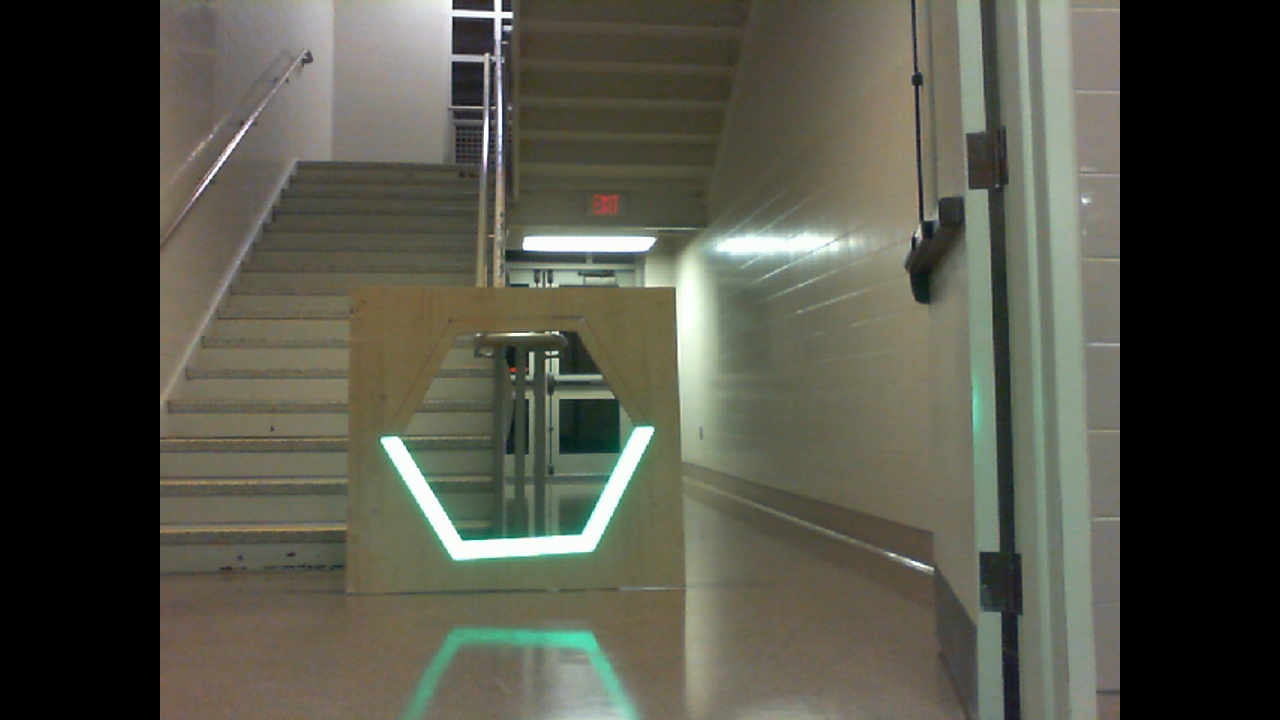
#> input picture local_frame.jpg, 1280 x 720 px
$ python -i hatchDetect.py   (imports and definitions only)
#> lines starting #> are read from the running program, lines starting #| are printed output that depends on the picture; after the words box and inside, x2 and y2 are one past the last pixel; in counts of white or black regions, pixels touching at a corner belong together
#> further down, picture is the input picture: shape (720, 1280, 3); mean B, G, R 70.4, 82.2, 81.8
import numpy as np
import cv2
import math

def isHatch(frame):
    #cap = frame
    #cv2.VideoCapture("http://10.0.1.112:1181/stream.mjpg")
    #cap = cv2.VideoCapture(0)
    #20, 120, 120
    #50, 255, 255
    lower_yellow = np.array([5, 110, 110])
    upper_yellow = np.array([100, 255, 255])
    lower_grey = np.array([80, 90, 90])
    upper_grey = np.array([120, 130, 130])

    #hatch = False
    #check, frame = cap.read()
    #hsv = cv2.cvtColor(frame, cv2.COLOR_BGR2HSV)
    blur = cv2.blur(frame,(8, 8))
    mask1 = cv2.inRange(blur, lower_yellow, upper_yellow)
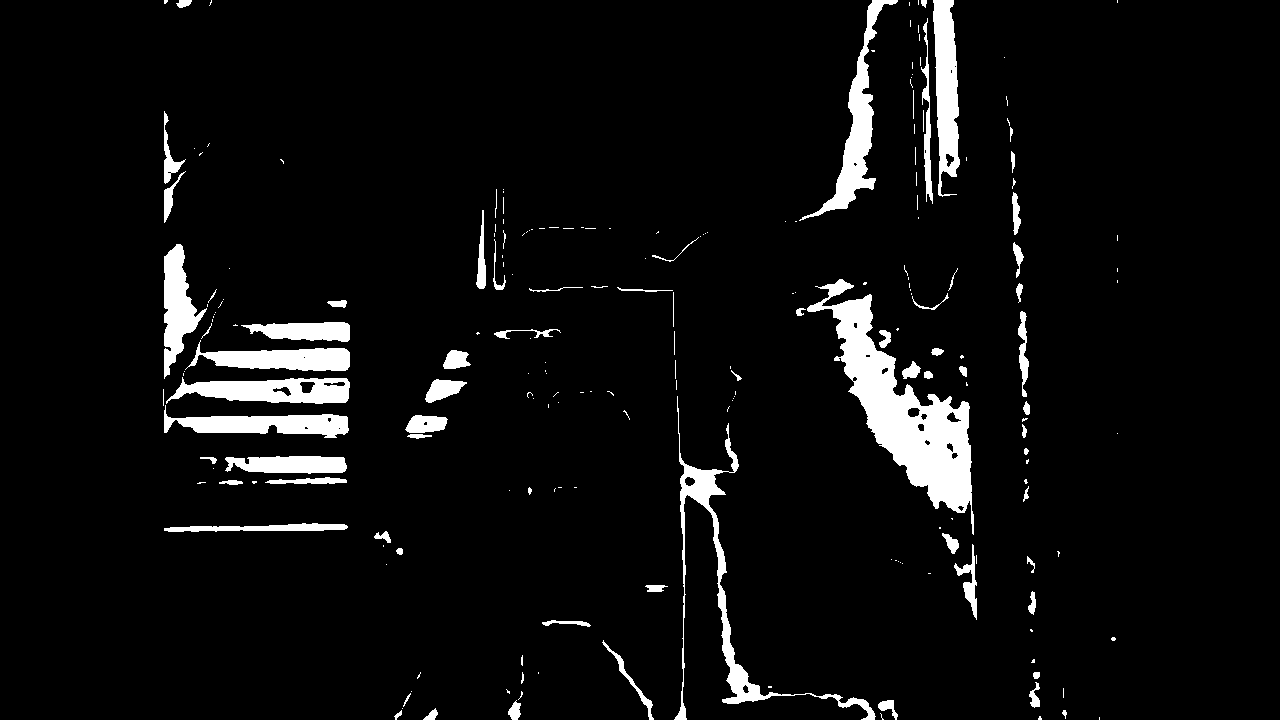
#> mask1: shape (720, 1280); 5.5% white; 219 white regions (142 under 20 px), largest, box (x1, y1, x2, y2) and area: (807, 279, 974, 535) 12594, (674, 396, 876, 720) 4452, (799, 0, 898, 221) 3903
    mask2 = cv2.inRange(blur, lower_grey, upper_grey)
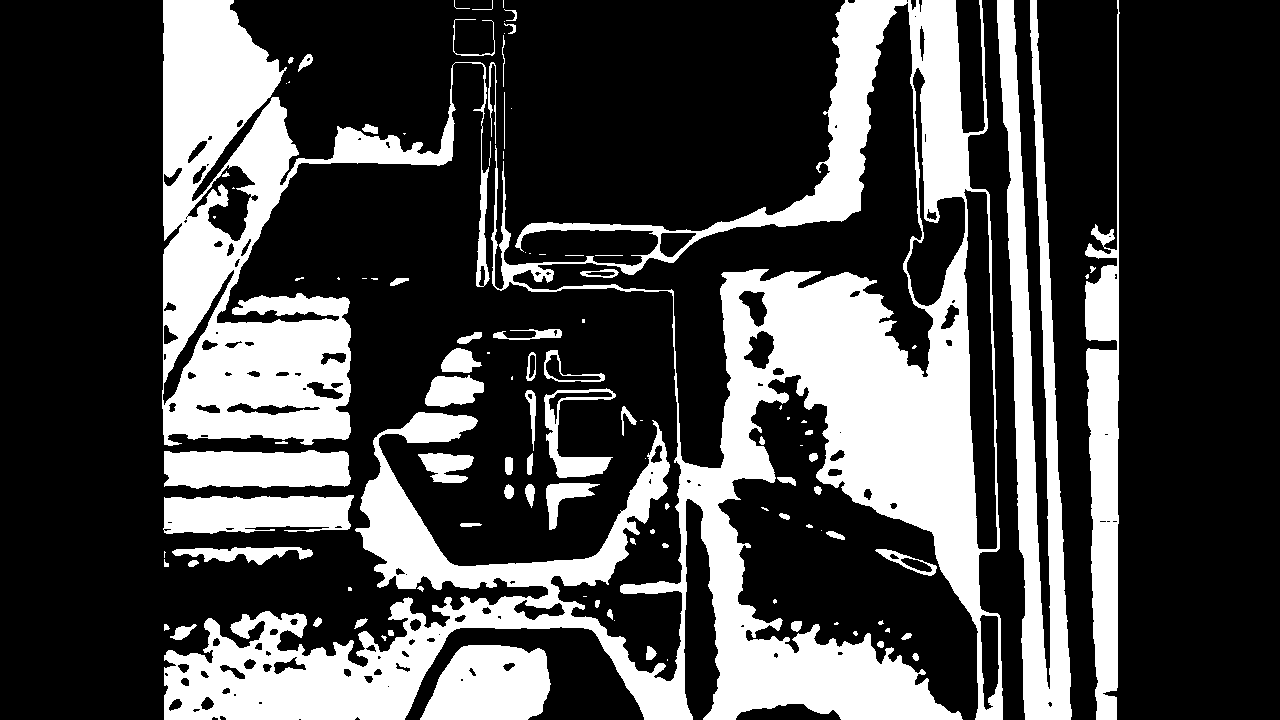
#> mask2: shape (720, 1280); 28.5% white; 112 white regions (42 under 20 px)
    mask = mask1 + mask2
    res = cv2.bitwise_and(frame, frame, mask = mask)
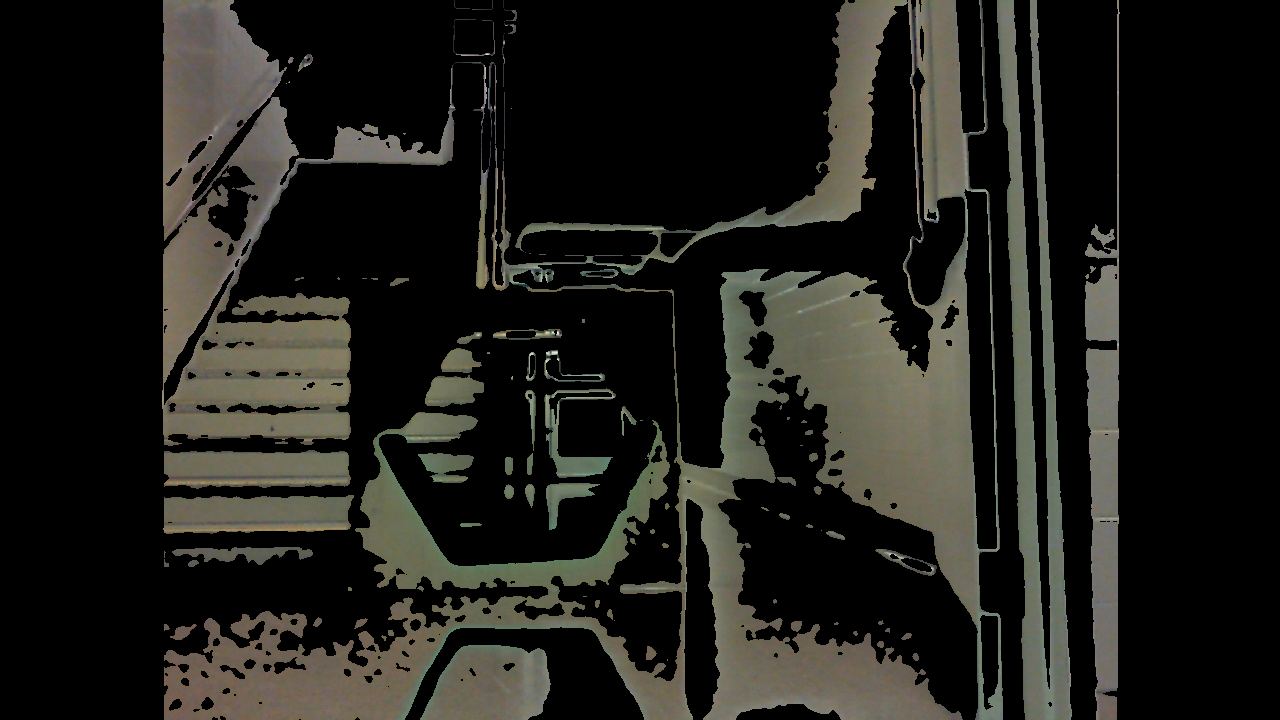
#> res: shape (720, 1280, 3); mean B, G, R 26.9, 31.5, 32
    #frcv2.imshow('hatch', res)
    #cv2.imshow('hatch detection', frame)
    (contours, a) = cv2.findContours(mask1, cv2.RETR_EXTERNAL,cv2.CHAIN_APPROX_NONE)
#> contours = 219 contours, 159 with area under 20; largest, box (x1, y1, x2, y2) and area: (807, 279, 974, 535) 12505, (674, 396, 876, 720) 3758, (799, 0, 898, 221) 3618, (933, 0, 960, 197) 3359, (166, 377, 350, 404) 3292; a = 219 rows, first 6: [1, -1, -1, -1], [2, 0, -1, -1], [3, 1, -1, -1], [4, 2, -1, -1], [5, 3, -1, -1], [6, 4, -1, -1]
    (contoursG, b) = cv2.findContours(mask2, cv2.RETR_EXTERNAL,cv2.CHAIN_APPROX_NONE)
#> contoursG = 107 contours, 56 with area under 20; largest, box (x1, y1, x2, y2) and area: (164, 0, 1003, 720) 191156, (162, 0, 490, 446) 57922, (997, 0, 1072, 720) 20142, (1085, 0, 1120, 720) 12206, (420, 645, 551, 720) 7674; b = 107 rows, first 6: [1, -1, -1, -1], [2, 0, -1, -1], [3, 1, -1, -1], [4, 2, -1, -1], [5, 3, -1, -1], [6, 4, -1, -1]
    image = frame
    ci = 0
    hatch = False
    for c in contours:
        #print('Found some contours')
        ci = ci + 1
        area = cv2.contourArea(c)
        rect = cv2.boundingRect(c)
        x,y,w,h = rect
        if area > 300:
            for c2 in contoursG:
                #print("found some gray contours")
                areaG = cv2.contourArea(c2)
                rectG = cv2.boundingRect(c2)
                xG, yG, wG, hG = rectG
                if areaG > 100:
                    if xG > x and x+w > xG+wG and yG > y and y+h > yG+hG:
                        hatch = True
                        return hatch
#> this loop made 219 passes
#> (area, x, y, w, h) on passes 5, 6, 8: (23.5, 394, 710, 8, 10), (74.5, 423, 708, 15, 12), (144.5, 878, 700, 20, 20)
#> after the loop, ci = 219
                        #cv2.imshow('hatch', res)
            #cv2.rectangle(frame,(x,y),(x+w,y+h),(0,255,0),1)

    return hatch

        # [9 lines of commented-out code are left out]


>>> import cv2
>>> picture = cv2.imread('local_frame.jpg')
>>> result = isHatch(picture)
#> result = False

$ run again, on pi_frame.jpg
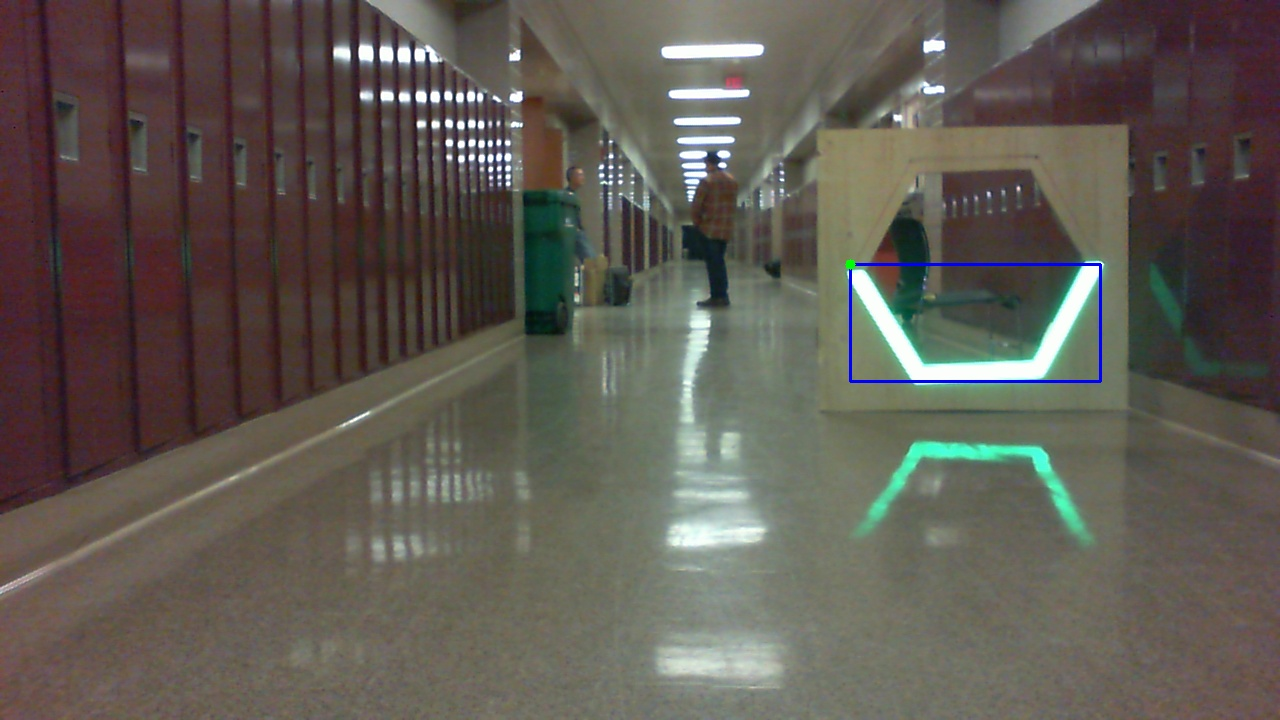
#> input picture pi_frame.jpg, 1280 x 720 px
#> picture is the input picture: shape (720, 1280, 3); mean B, G, R 82.4, 90.1, 95.6
#> in isHatch, `mask1 = cv2.inRange(blur, lower_yellow, upper_yellow)`:
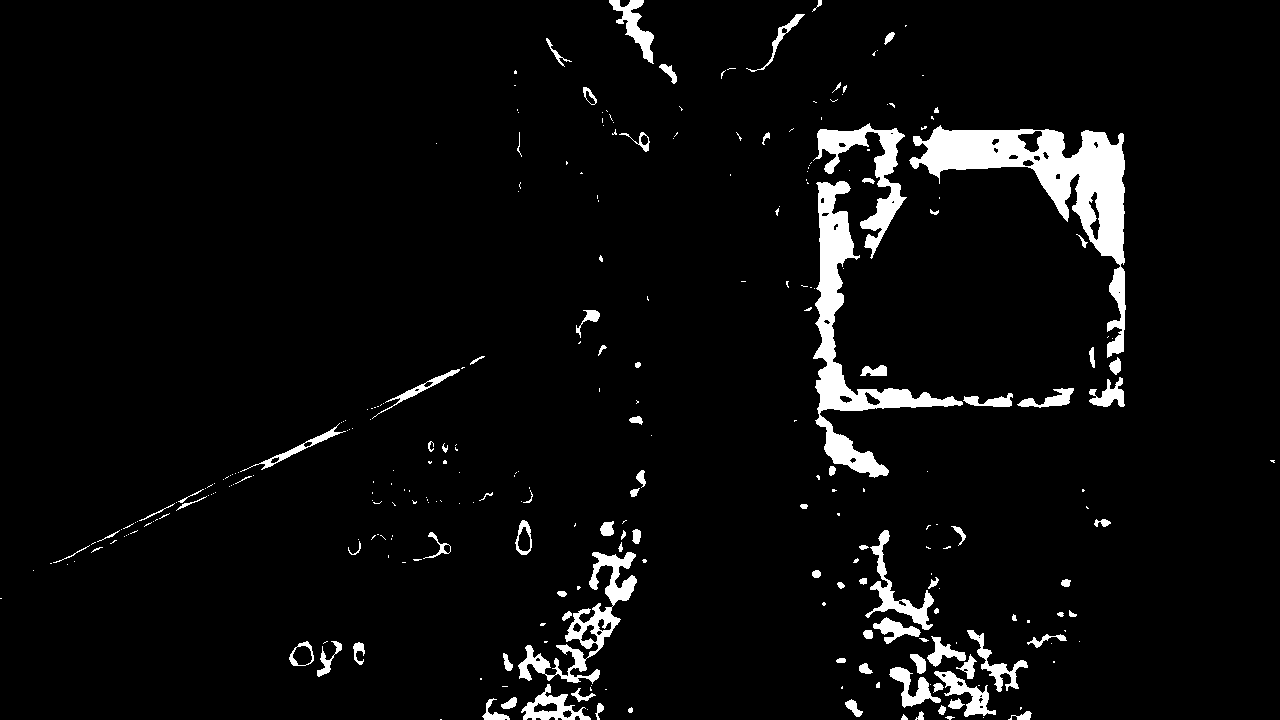
#> mask1: shape (720, 1280); 4.8% white; 294 white regions (195 under 20 px), largest, box (x1, y1, x2, y2) and area: (909, 125, 1126, 358) 12346, (813, 181, 963, 478) 8283, (518, 552, 637, 684) 3529
#> mask2: shape (720, 1280); 39.6% white; 106 white regions (46 under 20 px)
#> in isHatch, `res = cv2.bitwise_and(frame, frame, mask = mask)`:
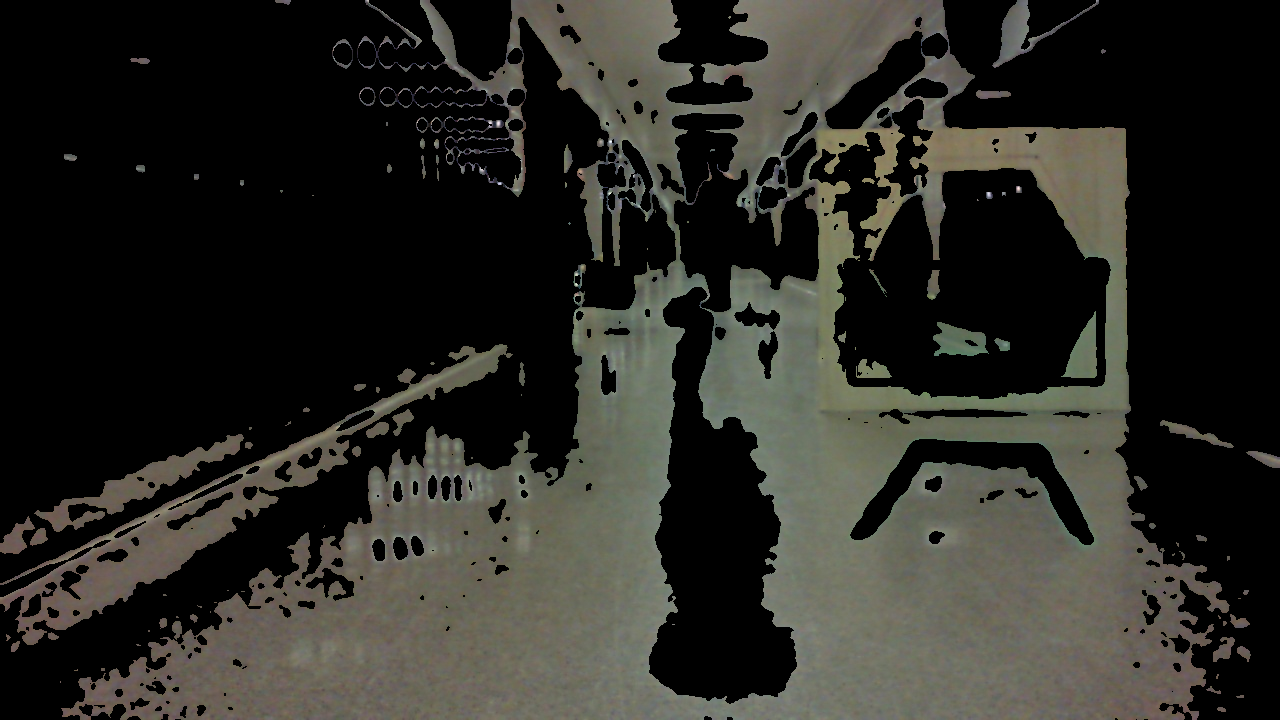
#> res: shape (720, 1280, 3); mean B, G, R 38, 43.4, 43.8
#> contours = 294 contours, 218 with area under 20; largest, box (x1, y1, x2, y2) and area: (909, 125, 1126, 358) 12540, (813, 181, 963, 478) 7995, (518, 552, 637, 684) 3369, (813, 123, 907, 259) 3042, (865, 530, 934, 630) 1276; a = 294 rows, first 6: [1, -1, -1, -1], [2, 0, -1, -1], [3, 1, -1, -1], [4, 2, -1, -1], [5, 3, -1, -1], [6, 4, -1, -1]
#> contoursG = 86 contours, 44 with area under 20; largest, box (x1, y1, x2, y2) and area: (61, 0, 1230, 720) 465004, (0, 344, 513, 645) 22362, (34, 434, 244, 532) 4172, (992, 0, 1099, 68) 1526, (416, 116, 504, 134) 928; b = 86 rows, first 6: [1, -1, -1, -1], [2, 0, -1, -1], [3, 1, -1, -1], [4, 2, -1, -1], [5, 3, -1, -1], [6, 4, -1, -1]
#> the loop in isHatch, `for c in contours: #print('Found some contours')` made 294 passes
#> (area, x, y, w, h) on passes 5, 6, 10: (76.5, 1008, 711, 24, 9), (32.5, 915, 711, 9, 9), (39.5, 938, 705, 8, 10)
#> after the loop in isHatch, `for c in contours:`: ci = 294
#> result = False
